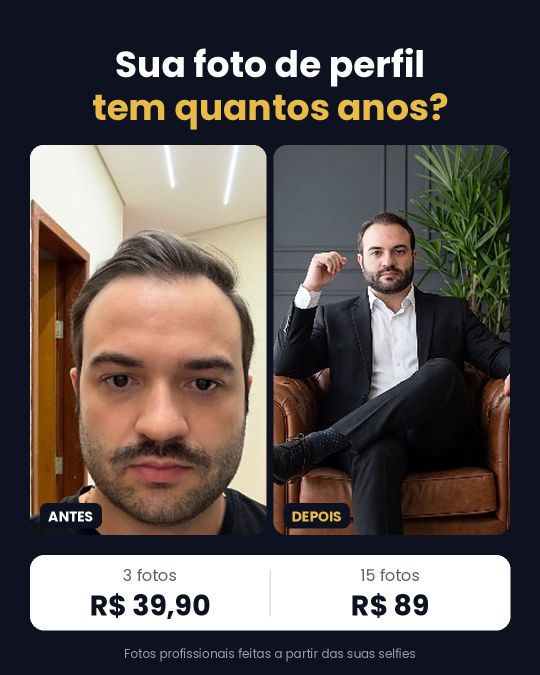
#> input picture fotosadv/2026-10-14/FOTOSADV_desatualizada_H27_v1.png, 1080 x 1350 px, given in place of FOTOSADV_antes-depois_H01_v1_r3.png, which was not available (shown at 1/2 size)
$ python gen_desatualizada.py
#> lines starting #> are read from the running program, lines starting #| are printed output that depends on the picture; after the words box and inside, x2 and y2 are one past the last pixel; in counts of white or black regions, pixels touching at a corner belong together; pictures that were not available may be replaced by others from this repository, and a replacement may not be noted
### fotosadv/2026-10-08/gen_autoridade.py
# FOTOSADV – variações estáticas do líder "Gaby vídeo 01" (hook de autoridade). 100% código (Pillow).
# Uso: python3 gen_autoridade.py  (reaproveita os painéis selfie/profissional das peças H01/H02 de 07/10)
import os
from PIL import Image, ImageDraw, ImageFont
D = os.path.dirname(os.path.abspath(__file__)); S = os.path.join(D, '..', '2026-10-07')
F = '/usr/share/fonts/truetype/google-fonts/Poppins-'
def f(w, s): return ImageFont.truetype(F + w + '.ttf', s)
W, H = 1080, 1350
BG = (14, 18, 32); GOLD = (232, 186, 72); WHITE = (255, 255, 255); GREY = (150, 158, 175); MID = (90, 96, 110)

def panels(fn):
    im = Image.open(os.path.join(S, fn)).convert('RGB')
    return im.crop((60, 290, 533, 1000)), im.crop((547, 290, 1020, 1000))
A = panels('FOTOSADV_antes-depois_H01_v1_r3.png')   # advogada
#> in panels, im is the input picture: PIL image 1080x1350 RGB; mean R, G, B 91.6, 84.4, 82
B = panels('FOTOSADV_dor-selfie_H02_v1_r3.png')     # advogado
#> call 2 of panels, with fn = 'FOTOSADV_dor-selfie_H02_v1_r3.png'
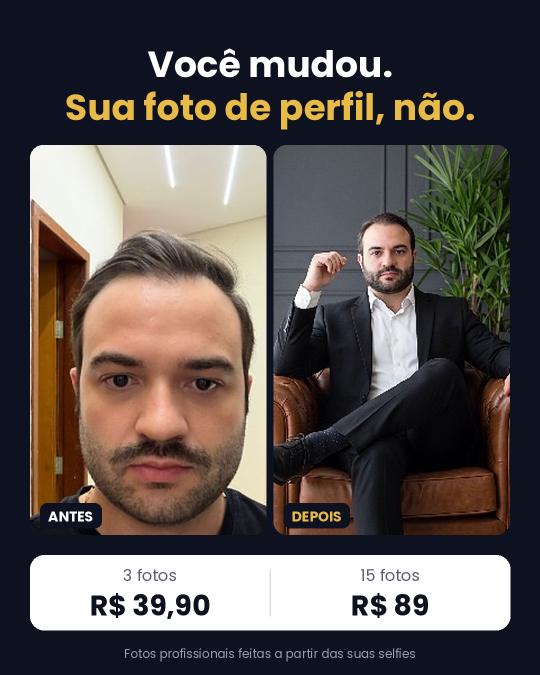
#> input picture fotosadv/2026-10-14/FOTOSADV_desatualizada_H28_v1.png, 1080 x 1350 px, given in place of FOTOSADV_dor-selfie_H02_v1_r3.png, which was not available (shown at 1/2 size)
#> in panels, im is the input picture: PIL image 1080x1350 RGB; mean R, G, B 91.3, 84, 81.4

def cover(im, w, h, top=0.0):
    r = max(w / im.width, h / im.height); im = im.resize((round(im.width * r), round(im.height * r)), Image.LANCZOS)
    x = (im.width - w) // 2; y = int((im.height - h) * top); return im.crop((x, y, x + w, y + h))
def rpaste(c, im, x, y, r=26):
    m = Image.new('L', im.size, 0); ImageDraw.Draw(m).rounded_rectangle((0, 0, im.width - 1, im.height - 1), r, fill=255); c.paste(im, (x, y), m)
def ctext(d, y, t, font, fill):
    d.text(((W - d.textlength(t, font=font)) / 2, y), t, font=font, fill=fill)
def tag(d, x, y, t, col, s=28):
    fl = f('Bold', s); w = d.textlength(t, font=fl) + 32
    d.rounded_rectangle((x, y, x + w, y + s + 22), 14, fill=BG); d.text((x + 16, y + 7), t, font=fl, fill=col)
def pricebar(d, y=1100):
    d.rounded_rectangle((60, y, 1020, y + 150), 28, fill=WHITE); d.line((540, y + 28, 540, y + 122), fill=(220, 222, 228), width=3)
    for cx, a, b in [(300, '3 fotos', 'R$ 39,90'), (780, '15 fotos', 'R$ 89')]:
        fa = f('Regular', 32); fb = f('Bold', 56)
        d.text((cx - d.textlength(a, font=fa) / 2, y + 18), a, font=fa, fill=MID)
        d.text((cx - d.textlength(b, font=fb) / 2, y + 62), b, font=fb, fill=BG)
def hook(d, lines, cols, y=64, size=70):
    for l, c in zip(lines, cols): ctext(d, y, l, f('Bold', size), c); y += size + 14
def foot(d, t='Fotos feitas a partir de selfies'): ctext(d, 1278, t, f('Regular', 26), GREY)

# [15 lines left out: functions one_pair, two_pairs, not called in this run]

# [8 lines that do not run on import are left out]

### fotosadv/2026-10-12/gen_realismo.py
# FOTOSADV – ângulo novo "realismo" (objeção: medo de ficar com cara de IA/avatar). 100% código (Pillow), 0 crédito.
# Visual, prova e barra de preço idênticos ao estático H01 v2 (o estático que mais vende); entre as 3 peças muda SÓ o hook.
import os, sys
D = os.path.dirname(os.path.abspath(__file__)); sys.path.insert(0, os.path.join(D, '..', '2026-10-08'))
import gen_autoridade as g
from PIL import Image, ImageDraw
P = g.panels('FOTOSADV_antes-depois_H01_v2_r3.png')
#> call 3 of panels, with fn = 'FOTOSADV_antes-depois_H01_v2_r3.png'
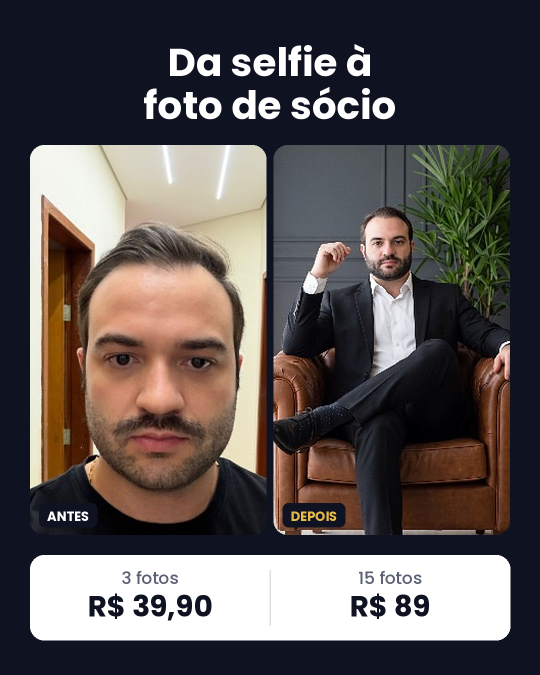
#> input picture fotosadv/2026-10-07/FOTOSADV_antes-depois_H01_v2_r3.png, 1080 x 1350 px (shown at 1/2 size)
#> in panels, im is the input picture: PIL image 1080x1350 RGB; mean R, G, B 92.8, 85.6, 84.6

def peca(lines, out):
    c = Image.new('RGB', (g.W, g.H), g.BG); d = ImageDraw.Draw(c)
    size = 72
    while max(d.textlength(t, font=g.f('Bold', size)) for t in lines) > g.W - 2 * 72: size -= 2
    g.hook(d, lines, [g.WHITE, g.GOLD], y=78, size=size)
    y0, h = 290, 780
    g.rpaste(c, g.cover(P[0], 473, h), 60, y0); g.rpaste(c, g.cover(P[1], 473, h), 547, y0)
    g.tag(d, 80, y0 + h - 64, 'ANTES', g.WHITE); g.tag(d, 567, y0 + h - 64, 'DEPOIS', g.GOLD)
    g.pricebar(d, 1110); g.ctext(d, 1290, 'Fotos profissionais feitas a partir das suas selfies', g.f('Regular', 24), g.GREY)
    c.save(out)

# [6 lines that do not run on import are left out]

### fotosadv/2026-10-14/gen_desatualizada.py
# FOTOSADV – ângulo novo "foto desatualizada" (a foto de perfil é antiga: formatura, 10 anos atrás). 100% código (Pillow), 0 crédito.
# Visual, prova e barra de preço idênticos ao estático H01 v2 (o estático que mais vende); entre as 3 peças muda SÓ o hook.
import os, sys
D = os.path.dirname(os.path.abspath(__file__)); sys.path.insert(0, os.path.join(D, '..', '2026-10-12'))
import gen_realismo as r

if __name__ == '__main__':
    o = lambda n: os.path.join(D, n)
    r.peca(['Sua foto de perfil', 'tem quantos anos?'], o('FOTOSADV_desatualizada_H27_v1.png'))
#> in peca, `c = Image.new('RGB', (g.W, g.H), g.BG)`:
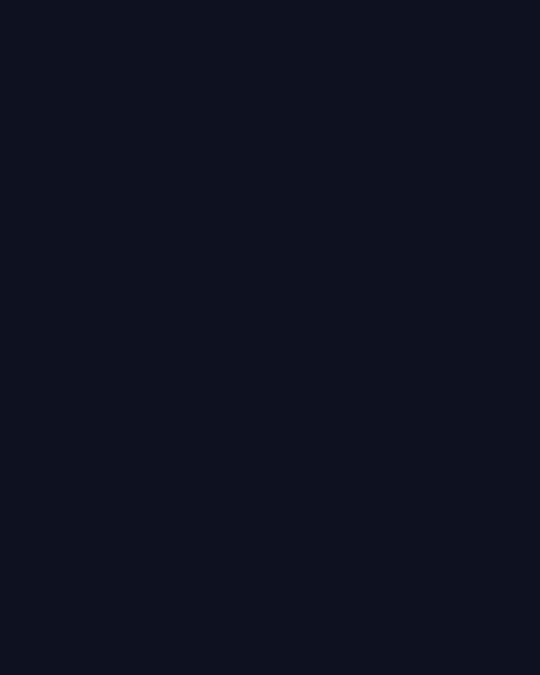
#> c: PIL image 1080x1350 RGB (shown at 1/2 size); mean R, G, B 14, 18, 32
#> after the loop in peca, `while max(d.textlength(t, font=g.f('Bold', size)) for t in lines) > g...`: size = 72
#> the loop in hook, `for l, c in zip(lines, cols): ctext(d, y, l, f('Bold', size), c); y +=..` made 2 passes
#> y on passes 1 to 2: 164, 250
#> after the loop in hook, `for l, c in zip(lines, cols): ctext(d, y, l, f('Bold', size), c); y +=..`: y = 250
#> in rpaste, `m = Image.new('L', im.size, 0)`: m: PIL image 473x780 L; every value is 0
#> in rpaste, `ImageDraw.Draw(m).rounded_rectangle((0, 0, im.width - 1, im.height - 1`:
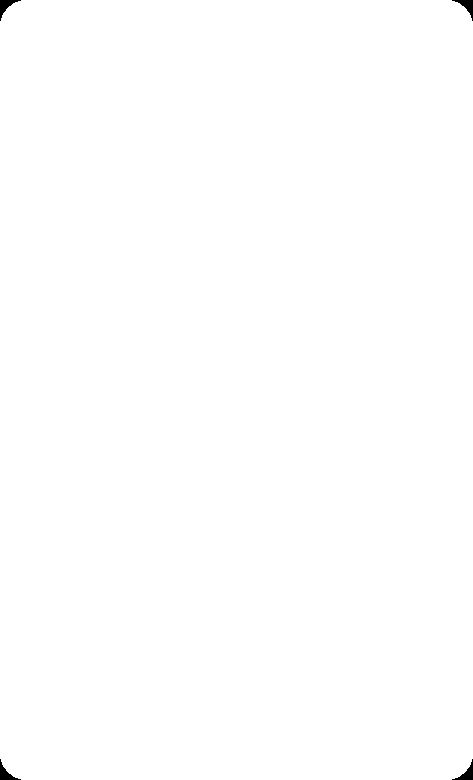
#> m: PIL image 473x780 L; 99.8% white; 4 black regions, box (x1, y1, x2, y2) and area: (0, 0, 21, 21) 150, (452, 0, 473, 21) 150, (0, 759, 21, 780) 150, (452, 759, 473, 780) 150
#> call 2 of cover, with w = 473, h = 780, top = 0
#> in cover (call 2), `im = im.resize((round(im.width * r), round(im.height * r)), Image.LANC`:
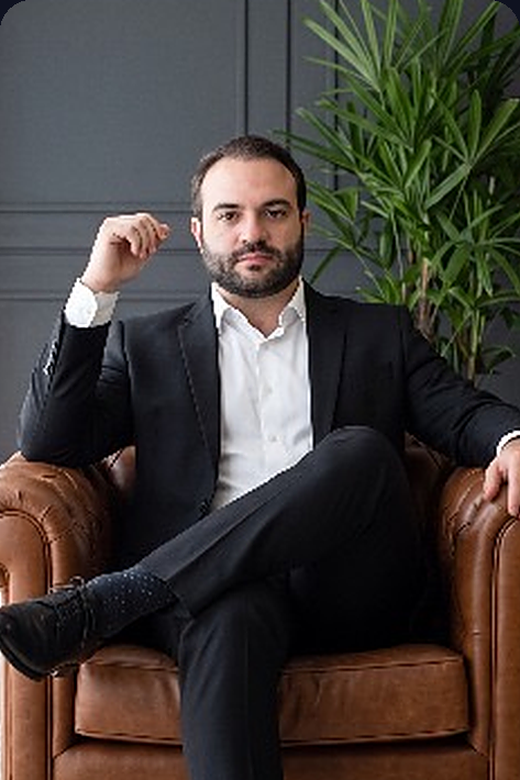
#> im: PIL image 520x780 RGB; mean R, G, B 68.6, 62.4, 56.9
#> in cover (call 2), `return im.crop((x, y, x + w, y + h))`:
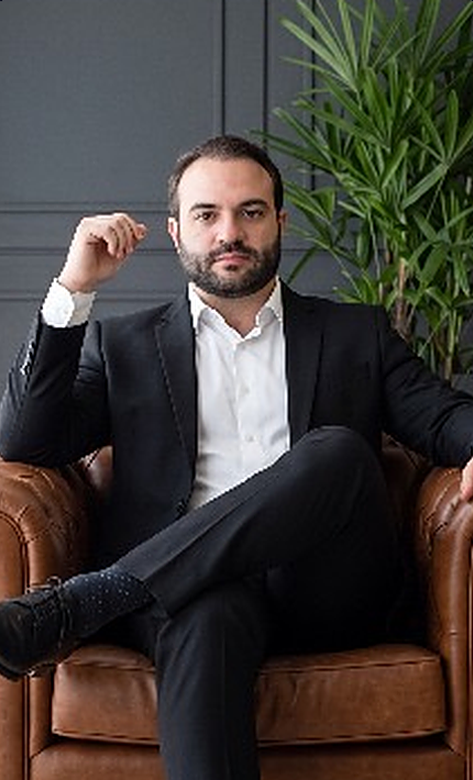
#> returned value: PIL image 473x780 RGB; mean R, G, B 66.3, 61.1, 56.1
    r.peca(['Você mudou.', 'Sua foto de perfil, não.'], o('FOTOSADV_desatualizada_H28_v1.png'))
#> the loop in hook (call 2), `for l, c in zip(lines, cols): ctext(d, y, l, f('Bold', size), c); y +=..` made 2 passes
    r.peca(['Foto da formatura não', 'é foto profissional.'], o('FOTOSADV_desatualizada_H29_v1.png'))
#> after the loop in peca (call 3), `while max(d.textlength(t, font=g.f('Bold', size)) for t in lines) > g...`: size = 72
#> in peca (call 3), `c.save(out)`:
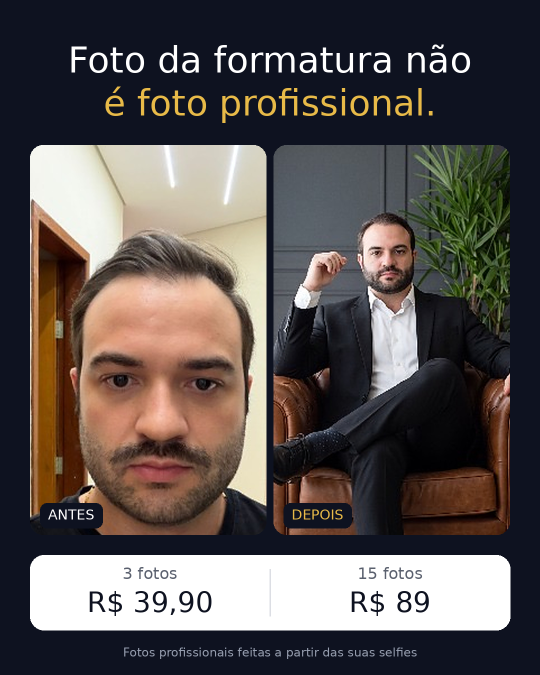
#> saved as FOTOSADV_desatualizada_H29_v1.png: PIL image 1080x1350 RGB (shown at 1/2 size); mean R, G, B 90.1, 83.2, 81.5
    print('ok')
